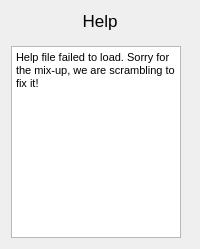
            <widget class="QWidget" name="helpCenterMenuPage">
             <layout class="QVBoxLayout" name="verticalLayout_9">
              <item alignment="Qt::AlignTop">
               <widget class="QLabel" name="label_4">
                <property name="font">
                 <font>
                  <pointsize>13</pointsize>
                 </font>
                </property>
                <property name="text">
                 <string>Help</string>
                </property>
                <property name="alignment">
                 <set>Qt::AlignCenter</set>
                </property>
               </widget>
              </item>
              <item>
               <widget class="QWidget" name="helpTextContainer" native="true">
                <property name="sizePolicy">
                 <sizepolicy hsizetype="Preferred" vsizetype="Expanding">
                  <horstretch>0</horstretch>
                  <verstretch>0</verstretch>
                 </sizepolicy>
                </property>
                <layout class="QVBoxLayout" name="verticalLayout_21">
                 <property name="leftMargin">
                  <number>0</number>
                 </property>
                 <property name="rightMargin">
                  <number>0</number>
                 </property>
                 <property name="bottomMargin">
                  <number>0</number>
                 </property>
                 <item>
                  <widget class="QTextEdit" name="helpTextCopy">
                   <property name="sizePolicy">
                    <sizepolicy hsizetype="Expanding" vsizetype="Expanding">
                     <horstretch>0</horstretch>
                     <verstretch>0</verstretch>
                    </sizepolicy>
                   </property>
                   <property name="maximumSize">
                    <size>
                     <width>170</width>
                     <height>16777215</height>
                    </size>
                   </property>
                   <property name="font">
                    <font/>
                   </property>
                   <property name="inputMethodHints">
                    <set>Qt::ImhNone</set>
                   </property>
                   <property name="verticalScrollBarPolicy">
                    <enum>Qt::ScrollBarAsNeeded</enum>
                   </property>
                   <property name="sizeAdjustPolicy">
                    <enum>QAbstractScrollArea::AdjustIgnored</enum>
                   </property>
                   <property name="html">
                    <string>&lt;!DOCTYPE HTML PUBLIC &quot;-//W3C//DTD HTML 4.0//EN&quot; &quot;http://www.w3.org/TR/REC-html40/strict.dtd&quot;&gt;
&lt;html&gt;&lt;head&gt;&lt;meta name=&quot;qrichtext&quot; content=&quot;1&quot; /&gt;&lt;style type=&quot;text/css&quot;&gt;
p, li { white-space: pre-wrap; }
&lt;/style&gt;&lt;/head&gt;&lt;body style=&quot; font-family:'MS Shell Dlg 2'; font-size:8.25pt; font-weight:400; font-style:normal;&quot;&gt;
&lt;p style=&quot; margin-top:0px; margin-bottom:0px; margin-left:0px; margin-right:0px; -qt-block-indent:0; text-indent:0px;&quot;&gt;Help file failed to load. Sorry for the mix-up, we are scrambling to fix it!&lt;/p&gt;&lt;/body&gt;&lt;/html&gt;</string>
                   </property>
                   <property name="textInteractionFlags">
                    <set>Qt::LinksAccessibleByMouse|Qt::TextSelectableByMouse</set>
                   </property>
                  </widget>
                 </item>
                </layout>
               </widget>
              </item>
             </layout>
            </widget>
